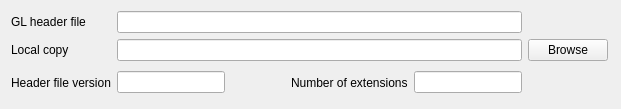
     <widget class="QWidget" name="tab">
      <attribute name="title">
       <string>GL Settings</string>
      </attribute>
      <layout class="QGridLayout" name="gridLayout_2">
       <item row="0" column="0">
        <widget class="QLabel" name="m_textglheader">
         <property name="text">
          <string>GL header file</string>
         </property>
         <property name="wordWrap">
          <bool>false</bool>
         </property>
        </widget>
       </item>
       <item row="0" column="1">
        <widget class="QLineEdit" name="m_editgl">
         <property name="whatsThis">
          <string>GL header file to download</string>
         </property>
        </widget>
       </item>
       <item row="0" column="2">
        <spacer name="spacer172">
         <property name="orientation">
          <enum>Qt::Horizontal</enum>
         </property>
         <property name="sizeType">
          <enum>QSizePolicy::Preferred</enum>
         </property>
         <property name="sizeHint" stdset="0">
          <size>
           <width>82</width>
           <height>18</height>
          </size>
         </property>
        </spacer>
       </item>
       <item row="1" column="0">
        <widget class="QLabel" name="m_textgllocalcopy">
         <property name="text">
          <string>Local copy</string>
         </property>
         <property name="wordWrap">
          <bool>false</bool>
         </property>
        </widget>
       </item>
       <item row="1" column="1">
        <widget class="QLineEdit" name="m_editgllocalcopy">
         <property name="whatsThis">
          <string>File path to local copy</string>
         </property>
        </widget>
       </item>
       <item row="1" column="2">
        <widget class="QPushButton" name="m_pushbuttonglbrowse">
         <property name="sizePolicy">
          <sizepolicy hsizetype="Fixed" vsizetype="Fixed">
           <horstretch>0</horstretch>
           <verstretch>0</verstretch>
          </sizepolicy>
         </property>
         <property name="whatsThis">
          <string>Browse local file system</string>
         </property>
         <property name="text">
          <string>Browse</string>
         </property>
         <property name="autoDefault">
          <bool>false</bool>
         </property>
        </widget>
       </item>
       <item row="2" column="0">
        <widget class="QLabel" name="m_textglversion">
         <property name="text">
          <string>Header file version</string>
         </property>
         <property name="wordWrap">
          <bool>false</bool>
         </property>
        </widget>
       </item>
       <item row="2" column="1">
        <layout class="QHBoxLayout">
         <item>
          <widget class="QLineEdit" name="m_editglversion">
           <property name="sizePolicy">
            <sizepolicy hsizetype="Preferred" vsizetype="Fixed">
             <horstretch>0</horstretch>
             <verstretch>0</verstretch>
            </sizepolicy>
           </property>
           <property name="acceptDrops">
            <bool>false</bool>
           </property>
           <property name="autoFillBackground">
            <bool>false</bool>
           </property>
           <property name="readOnly">
            <bool>true</bool>
           </property>
          </widget>
         </item>
         <item>
          <spacer name="spacer3">
           <property name="orientation">
            <enum>Qt::Horizontal</enum>
           </property>
           <property name="sizeType">
            <enum>QSizePolicy::Expanding</enum>
           </property>
           <property name="sizeHint" stdset="0">
            <size>
             <width>60</width>
             <height>31</height>
            </size>
           </property>
          </spacer>
         </item>
         <item>
          <widget class="QLabel" name="textLabel11">
           <property name="text">
            <string>Number of extensions</string>
           </property>
           <property name="wordWrap">
            <bool>false</bool>
           </property>
          </widget>
         </item>
         <item>
          <widget class="QLineEdit" name="m_editglcount">
           <property name="sizePolicy">
            <sizepolicy hsizetype="Preferred" vsizetype="Fixed">
             <horstretch>0</horstretch>
             <verstretch>0</verstretch>
            </sizepolicy>
           </property>
           <property name="readOnly">
            <bool>true</bool>
           </property>
          </widget>
         </item>
        </layout>
       </item>
       <item row="2" column="2">
        <spacer name="spacer4">
         <property name="orientation">
          <enum>Qt::Horizontal</enum>
         </property>
         <property name="sizeType">
          <enum>QSizePolicy::Preferred</enum>
         </property>
         <property name="sizeHint" stdset="0">
          <size>
           <width>82</width>
           <height>18</height>
          </size>
         </property>
        </spacer>
       </item>
      </layout>
     </widget>
